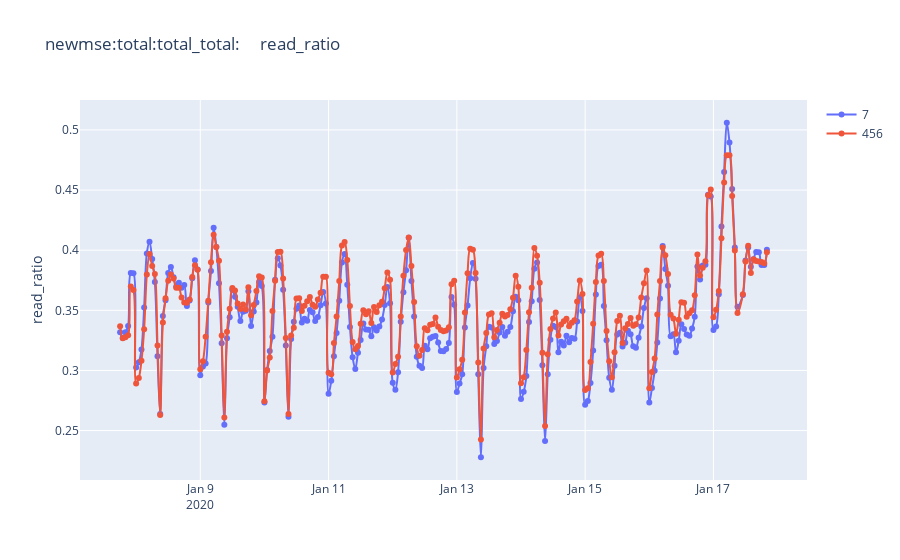
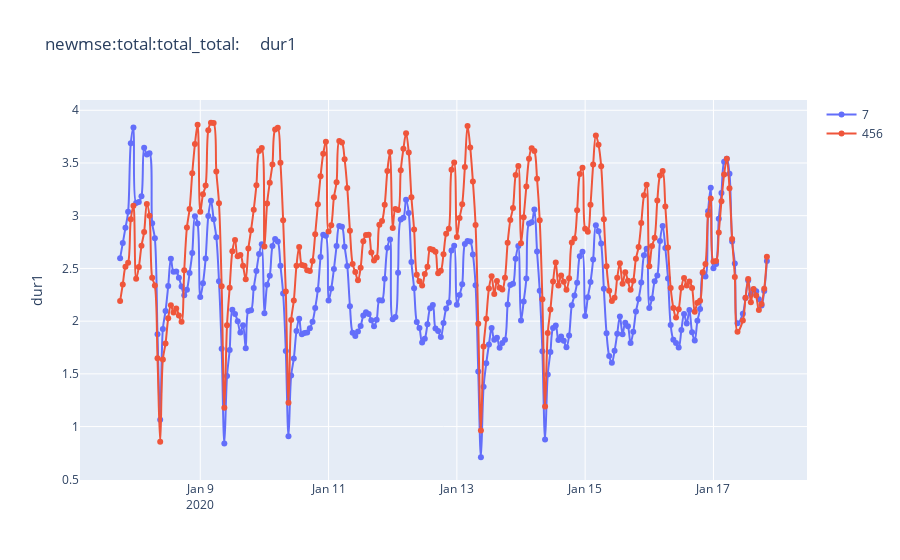
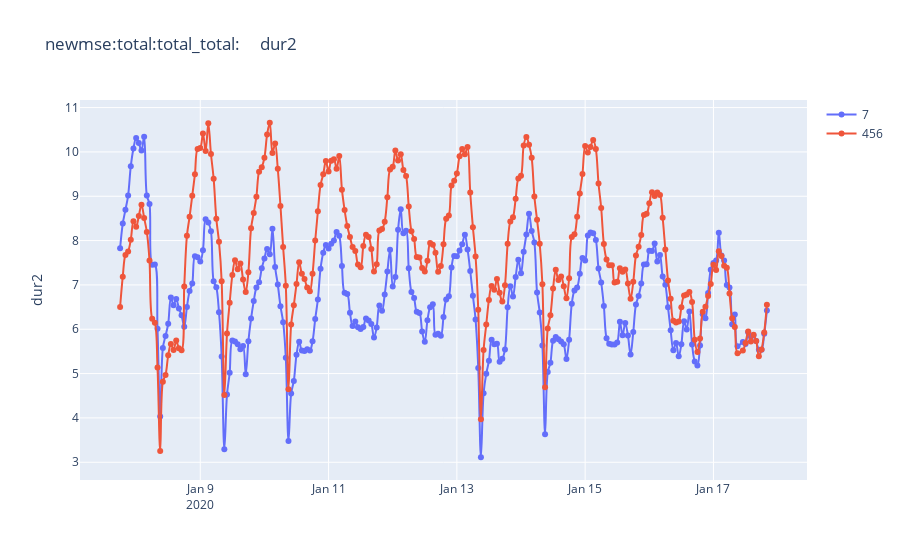
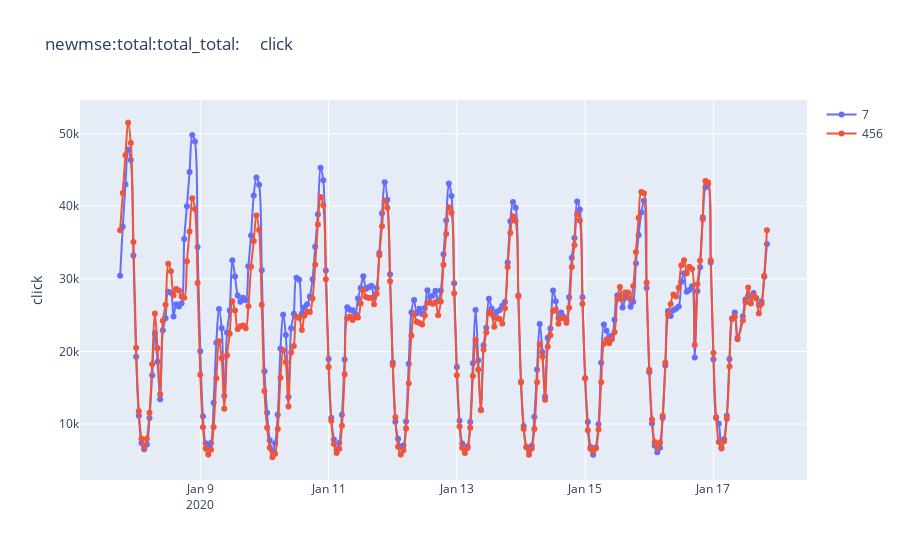

Notebook code cell kept with these figures, in order:
### Code cell
show_hourly('total_total_total', compare_days=0)

### Figure 1 — Plotly figure (JSON) as saved in the notebook; plotly's stock layout.template omitted (floating-point values rounded to 4 significant figures; data arrays with more than 128 entries replaced by an {"elided": "..."} marker saying what was removed)
{"data": [{"hovertext": {"elided": "242 str values"}, "line": {"shape": "spline", "smoothing": 1}, "mode": "lines+markers", "name": "7", "showlegend": true, "type": "scatter", "x": {"elided": "242 str values"}, "y": {"elided": "242 float values"}}, {"line": {"shape": "spline", "smoothing": 1}, "mode": "lines+markers", "name": "456", "showlegend": true, "type": "scatter", "x": {"elided": "242 str values"}, "y": {"elided": "242 float values"}}], "layout": {"hovermode": "x", "title": {"text": "newmse:total:total_total:     read_ratio"}, "xaxis": {"type": "date"}, "yaxis": {"title": {"text": "read_ratio"}}}}

### Figure 2 — Plotly figure (JSON) as saved in the notebook; plotly's stock layout.template omitted (floating-point values rounded to 4 significant figures; data arrays with more than 128 entries replaced by an {"elided": "..."} marker saying what was removed)
{"data": [{"hovertext": {"elided": "242 str values"}, "line": {"shape": "spline", "smoothing": 1}, "mode": "lines+markers", "name": "7", "showlegend": true, "type": "scatter", "x": {"elided": "242 str values"}, "y": {"elided": "242 float values"}}, {"line": {"shape": "spline", "smoothing": 1}, "mode": "lines+markers", "name": "456", "showlegend": true, "type": "scatter", "x": {"elided": "242 str values"}, "y": {"elided": "242 float values"}}], "layout": {"hovermode": "x", "title": {"text": "newmse:total:total_total:     dur1"}, "xaxis": {"type": "date"}, "yaxis": {"title": {"text": "dur1"}}}}

### Figure 3 — Plotly figure (JSON) as saved in the notebook; plotly's stock layout.template omitted (floating-point values rounded to 4 significant figures; data arrays with more than 128 entries replaced by an {"elided": "..."} marker saying what was removed)
{"data": [{"hovertext": {"elided": "242 str values"}, "line": {"shape": "spline", "smoothing": 1}, "mode": "lines+markers", "name": "7", "showlegend": true, "type": "scatter", "x": {"elided": "242 str values"}, "y": {"elided": "242 float values"}}, {"line": {"shape": "spline", "smoothing": 1}, "mode": "lines+markers", "name": "456", "showlegend": true, "type": "scatter", "x": {"elided": "242 str values"}, "y": {"elided": "242 float values"}}], "layout": {"hovermode": "x", "title": {"text": "newmse:total:total_total:     dur2"}, "xaxis": {"type": "date"}, "yaxis": {"title": {"text": "dur2"}}}}

### Figure 4 — Plotly figure (JSON) as saved in the notebook; plotly's stock layout.template omitted (floating-point values rounded to 4 significant figures; data arrays with more than 128 entries replaced by an {"elided": "..."} marker saying what was removed)
{"data": [{"hovertext": {"elided": "242 str values"}, "line": {"shape": "spline", "smoothing": 1}, "mode": "lines+markers", "name": "7", "showlegend": true, "type": "scatter", "x": {"elided": "242 str values"}, "y": {"elided": "242 int values"}}, {"line": {"shape": "spline", "smoothing": 1}, "mode": "lines+markers", "name": "456", "showlegend": true, "type": "scatter", "x": {"elided": "242 str values"}, "y": {"elided": "242 float values"}}], "layout": {"hovermode": "x", "title": {"text": "newmse:total:total_total:     click"}, "xaxis": {"type": "date"}, "yaxis": {"title": {"text": "click"}}}}
